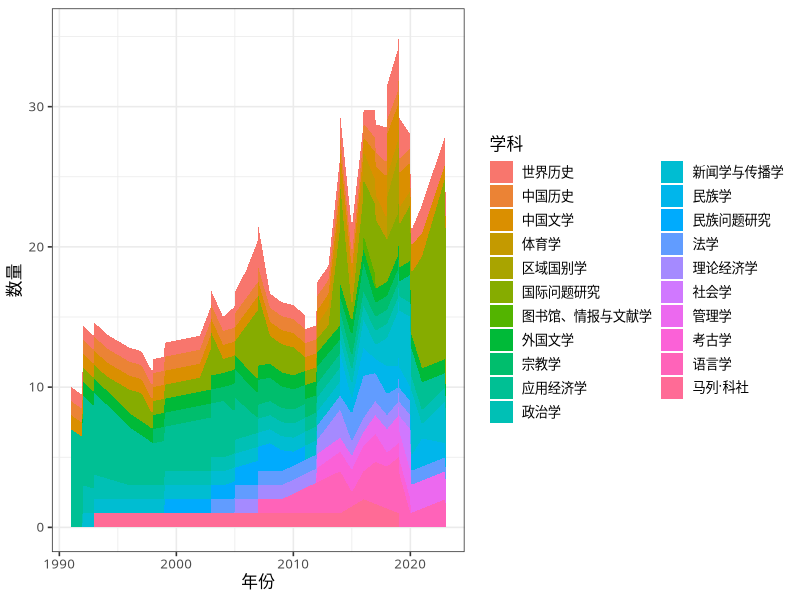
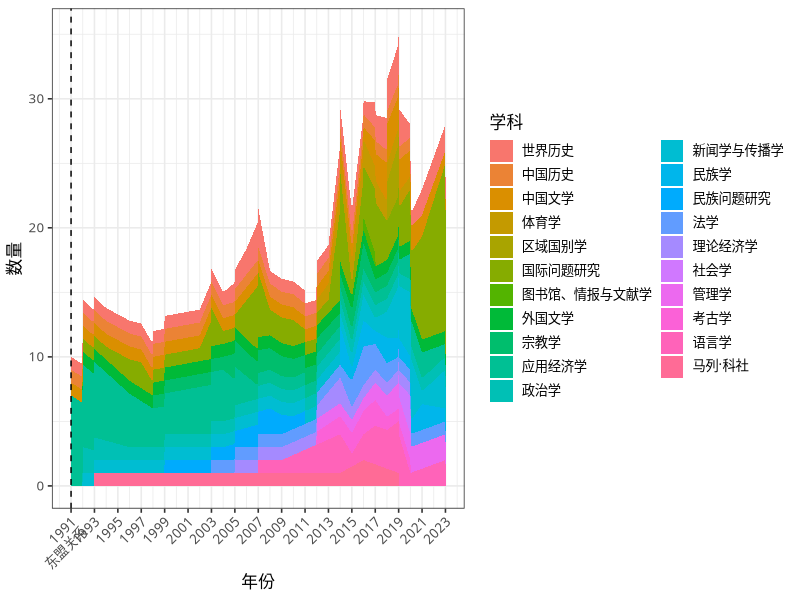

Reproduce these figures in R, in order.
# load cleaned data ####
library(tidyverse)
# setwd("d:/OneDrive - London School of Economics/Desktop/SocFund/Plot") # change to your working directory
clean <- read_csv("SEAASEAN_clean.csv")

# format date ####
clean <- clean |>
  filter(!is.na(protime) & !is.na(subtype)) |>
  mutate(
    protime = as.Date(protime),
    subtype = replace(subtype, subtype == "区域国别学和国际问题研究", "区域国别学"),
    subtype = replace(subtype, subtype == "理论经济", "理论经济学"),
    subtype = replace(subtype, subtype == "应用经济", "应用经济学")
  )

# count subtype by year ####
plotData <- clean |>
  mutate(year = year(protime)) |>
  group_by(year, subtype) |>
  count()

# plain plot ####
plotData |>
  ggplot(aes(x = year, y = n, fill = subtype)) +
  geom_area() +
  theme_bw(base_family = "Microsoft YaHei", # change to another font if needed
           base_size = 12) +
  labs(x = "年份", y = "数量", fill = "学科")
# ggsave("output/plot.pdf", width = 8, height = 5, device = cairo_pdf) # save as pdf

# plot with 1991 (东盟关系) ####
labelFunc <- function(x) {
  return(
    replace(x, x == 1991, "1991\n东盟关系")
  )
}
plotData |>
  ggplot(aes(x = year, y = n, fill = subtype)) +
  geom_area() + scale_x_continuous(breaks=seq(1991, 2023, 2), labels = labelFunc) +
  geom_vline(xintercept=1991, linetype = "dashed") +
  theme_bw(base_family = "Microsoft YaHei", # change to another font if needed
           base_size = 12) +
  theme(axis.text.x = element_text(angle = 45, vjust = 1, hjust= 1))+
  labs(x = "年份", y = "数量", fill = "学科")
#ggsave("output/plot1991.pdf", width = 12, height = 5, device = cairo_pdf) # save as pdf
